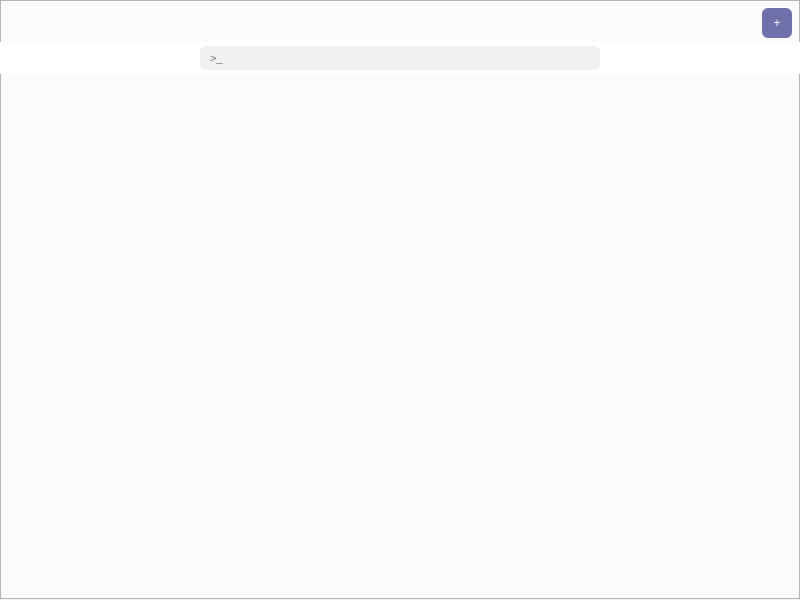
<?xml version="1.0" encoding="UTF-8"?>
<ui version="4.0">
 <class>CrystalVolumeClass</class>
 <widget class="QMainWindow" name="CrystalVolumeClass">
  <property name="geometry">
   <rect>
    <x>0</x>
    <y>0</y>
    <width>800</width>
    <height>600</height>
   </rect>
  </property>
  <property name="focusPolicy">
   <enum>Qt::NoFocus</enum>
  </property>
  <property name="windowTitle">
   <string>CrystalVolume</string>
  </property>
  <property name="styleSheet">
   <string notr="true">QWidget#CrystalVolumeClass {
background-color: white;
border: 5px solid #7070AA;
}</string>
  </property>
  <widget class="QWidget" name="centralWidget">
   <property name="focusPolicy">
    <enum>Qt::StrongFocus</enum>
   </property>
   <property name="styleSheet">
    <string notr="true">QWidget#centralWidget {
background-color: white;
}

QWidget::hover#centralWidget {
border: 2px solid #7070AA;
}
</string>
   </property>
   <widget class="CrystalTabWidget" name="tabWidgetMain">
    <property name="geometry">
     <rect>
      <x>0</x>
      <y>0</y>
      <width>800</width>
      <height>600</height>
     </rect>
    </property>
    <property name="focusPolicy">
     <enum>Qt::NoFocus</enum>
    </property>
    <property name="styleSheet">
     <string notr="true">QTabWidget::pane {
background-color: #FFFFFF;
}

QTabWidget::tab-bar {
left: 2px;
}

QTabBar::scroller {
width: 32px;
}

QToolButton {
background-color: #F0F0F0;
padding: 100px;
border-radius: 6px;
margin: 10px 0px 10px 4px;
}


QToolButton::enabled::hover {
background-color: #606099;
}

QToolButton::!enabled {
background-color: #E0E0E0;
}

QToolButton::enabled {
background-color: #7070AA;
}



QToolButton::right-arrow::selected {
background-color: #7070AA;
padding: 4px;
border-radius: 6px;
}

QTabBar::tab {
height: 30px;
margin: 4px 2px 5px 2px;
border-radius: 5px;
padding-left: 6px;
padding-right: 6px;
}

QTabBar::tab::!selected {
background-color: #F0F0F0;
}

QTabBar::tab::hover {
background-color: #E0E0E0;
}

QTabBar::tab::selected {
color: #FFFFFF;
background-color: #7070AA;
}

QTabBar::close-button::!selected {
margin: 2px;
background-color: #CCCCCC;
border-radius: 6px;
}

QTabBar::close-button::hover {
margin: 2px;
background-color: #AA4444;
border-radius: 6px;
}

QTabBar::close-button::selected {
margin: 2px;
background-color: #FFFFFF;
border-radius: 6px;
}

QTabBar::close-button::selected::hover {
margin: 2px;
background-color: #993333;
border-radius: 6px;
}</string>
    </property>
    <property name="currentIndex">
     <number>-1</number>
    </property>
    <property name="tabsClosable">
     <bool>true</bool>
    </property>
    <property name="movable">
     <bool>true</bool>
    </property>
   </widget>
   <widget class="QPushButton" name="pushButtonAddTab">
    <property name="geometry">
     <rect>
      <x>762</x>
      <y>8</y>
      <width>30</width>
      <height>30</height>
     </rect>
    </property>
    <property name="focusPolicy">
     <enum>Qt::NoFocus</enum>
    </property>
    <property name="styleSheet">
     <string notr="true">QPushButton {
color: #FFFFFF;
background-color: #7070AA;
border-radius: 6px;
}

QPushButton::hover {
background-color: #606099;
}

QPushButton::pressed {
background-color: #505088;
}


</string>
    </property>
    <property name="text">
     <string>+</string>
    </property>
   </widget>
   <widget class="QLabel" name="labelBar">
    <property name="geometry">
     <rect>
      <x>0</x>
      <y>42</y>
      <width>800</width>
      <height>32</height>
     </rect>
    </property>
    <property name="styleSheet">
     <string notr="true">background-color: white;</string>
    </property>
    <property name="text">
     <string/>
    </property>
   </widget>
   <widget class="CrystalCommandLine" name="lineEditCommand">
    <property name="enabled">
     <bool>true</bool>
    </property>
    <property name="geometry">
     <rect>
      <x>200</x>
      <y>46</y>
      <width>400</width>
      <height>24</height>
     </rect>
    </property>
    <property name="font">
     <font>
      <pointsize>8</pointsize>
      <bold>false</bold>
     </font>
    </property>
    <property name="styleSheet">
     <string notr="true">QLineEdit {

background-color: #F0F0F0;
border-radius: 6px;
padding-left: 8px;
}

QLineEdit::hover {
background-color: #E0E0E0;
}
</string>
    </property>
    <property name="text">
     <string/>
    </property>
    <property name="placeholderText">
     <string>&gt;_</string>
    </property>
   </widget>
  </widget>
 </widget>
 <layoutdefault spacing="6" margin="11"/>
 <customwidgets>
  <customwidget>
   <class>CrystalTabWidget</class>
   <extends>QTabWidget</extends>
   <header>CrystalTabWidget.h</header>
   <container>1</container>
  </customwidget>
  <customwidget>
   <class>CrystalCommandLine</class>
   <extends>QLineEdit</extends>
   <header>CrystalCommandLine.h</header>
  </customwidget>
 </customwidgets>
 <resources>
  <include location="CrystalVolume.qrc"/>
 </resources>
 <connections>
  <connection>
   <sender>pushButtonAddTab</sender>
   <signal>clicked()</signal>
   <receiver>CrystalVolumeClass</receiver>
   <slot>onClickedPushButtonAddTab()</slot>
   <hints>
    <hint type="sourcelabel">
     <x>565</x>
     <y>8</y>
    </hint>
    <hint type="destinationlabel">
     <x>638</x>
     <y>104</y>
    </hint>
   </hints>
  </connection>
 </connections>
 <slots>
  <slot>onClickedPushButtonAddTab()</slot>
 </slots>
</ui>
